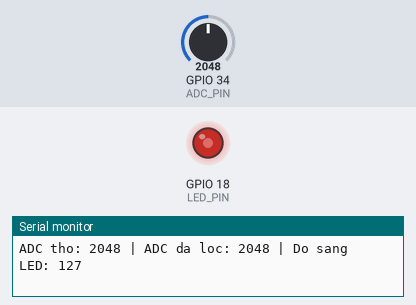
Simulated run of this program. Board: ESP32. Shown: output pins drawn as LEDs (lit = HIGH), the last lines printed to the serial monitor. Inputs (shaded band) come from the test bench; at power-on: GPIO 34 (ADC_PIN) = 2048 (analog values on the 0–4095 scale).

Above: at 1.2 s.
1.3 s: GPIO 34 (ADC_PIN) set to 2866
At 2.2 s:
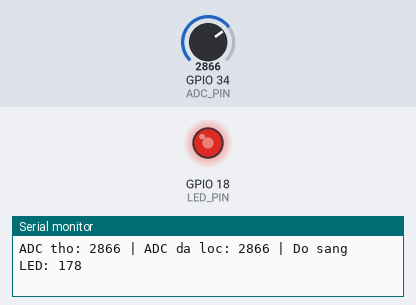
2.9 s: GPIO 34 (ADC_PIN) set to 3603
At 4.2 s:
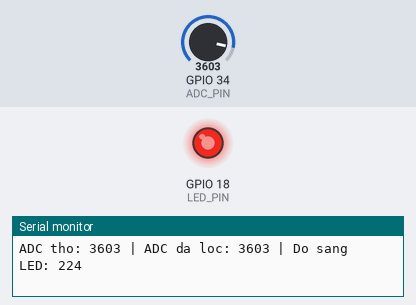
4.5 s: GPIO 34 (ADC_PIN) set to 491
At 5.6 s:
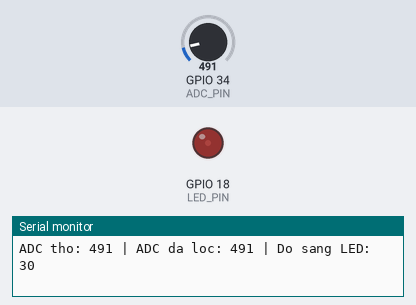
6.1 s: GPIO 34 (ADC_PIN) set to 0
At 7.3 s:
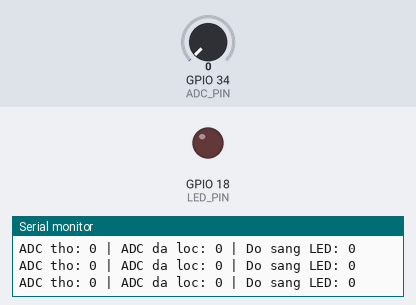
Timing chart, 0 to 8.7 s (numbered marks = the images above; inputs shaded):
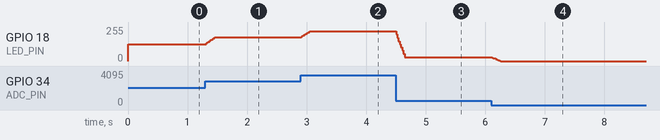

Measured:
- after the input at 1.3 s, GPIO 18 (LED_PIN): 127/255 → 177/255 at once
- after the input at 2.9 s, GPIO 18 (LED_PIN): 177/255 → 223/255 at once
- after the input at 4.5 s, GPIO 18 (LED_PIN): 223/255 → 30/255 at once
- after the input at 6.1 s, GPIO 18 (LED_PIN): 30/255 → 0/255 at once

The program:

main.cpp
```cpp
#include <Arduino.h>

#define ADC_PIN 34
#define LED_PIN 18
#define LED_CHANNEL 0
#define N 8

int buf[N] = {0};
int idx = 0;
int count = 0;

void setup() {
    Serial.begin(115200);

    pinMode(ADC_PIN, INPUT);

    // Cau hinh PWM 5 kHz, do phan giai 8 bit
    ledcSetup(LED_CHANNEL, 5000, 8);
    ledcAttachPin(LED_PIN, LED_CHANNEL);

    analogReadResolution(12);

    Serial.println("Bai 3 - ADC va Moving Average");
}

int loc(int m) {
    buf[idx] = m;
    idx = (idx + 1) % N;

    if (count < N) {
        count++;
    }

    long tong = 0;

    for (int i = 0; i < count; i++) {
        tong += buf[i];
    }

    return tong / count;
}

void loop() {
    int tho = analogRead(ADC_PIN);
    int daLoc = loc(tho);

    int doSang = map(daLoc, 0, 4095, 0, 255);
    doSang = constrain(doSang, 0, 255);

    ledcWrite(LED_CHANNEL, doSang);

    Serial.print("ADC tho: ");
    Serial.print(tho);

    Serial.print(" | ADC da loc: ");
    Serial.print(daLoc);

    Serial.print(" | Do sang LED: ");
    Serial.println(doSang);

    delay(20);
}
```
